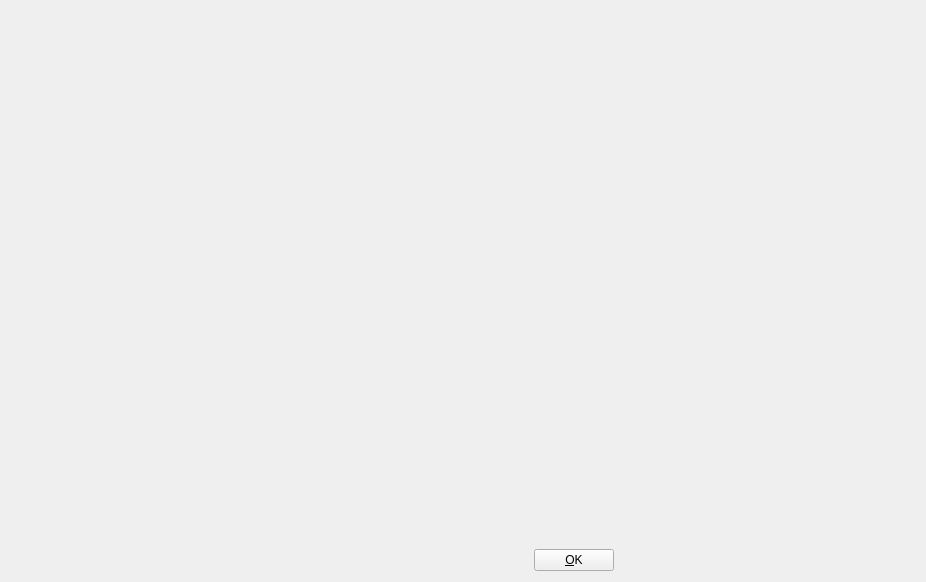
<ui version="4.0" >
 <author>Marcel Mulch</author>
 <comment>this is a base dialog for the welcome widget, which is 
the first widget the user will see, when the program starts</comment>
 <class>GuiWelcome</class>
 <widget class="QWidget" name="GuiWelcome" >
  <property name="geometry" >
   <rect>
    <x>0</x>
    <y>0</y>
    <width>926</width>
    <height>582</height>
   </rect>
  </property>
  <property name="windowTitle" >
   <string>Welcome</string>
  </property>
  <layout class="QGridLayout" >
   <property name="leftMargin" >
    <number>11</number>
   </property>
   <property name="topMargin" >
    <number>11</number>
   </property>
   <property name="rightMargin" >
    <number>11</number>
   </property>
   <property name="bottomMargin" >
    <number>11</number>
   </property>
   <property name="horizontalSpacing" >
    <number>6</number>
   </property>
   <property name="verticalSpacing" >
    <number>6</number>
   </property>
   <item row="0" column="2" >
    <spacer>
     <property name="orientation" >
      <enum>Qt::Horizontal</enum>
     </property>
     <property name="sizeType" >
      <enum>QSizePolicy::Expanding</enum>
     </property>
     <property name="sizeHint" >
      <size>
       <width>32</width>
       <height>41</height>
      </size>
     </property>
    </spacer>
   </item>
   <item row="0" column="0" >
    <spacer>
     <property name="orientation" >
      <enum>Qt::Horizontal</enum>
     </property>
     <property name="sizeType" >
      <enum>QSizePolicy::Expanding</enum>
     </property>
     <property name="sizeHint" >
      <size>
       <width>32</width>
       <height>41</height>
      </size>
     </property>
    </spacer>
   </item>
   <item row="0" column="1" >
    <layout class="QVBoxLayout" >
     <property name="spacing" >
      <number>6</number>
     </property>
     <property name="leftMargin" >
      <number>0</number>
     </property>
     <property name="topMargin" >
      <number>0</number>
     </property>
     <property name="rightMargin" >
      <number>0</number>
     </property>
     <property name="bottomMargin" >
      <number>0</number>
     </property>
     <item>
      <spacer>
       <property name="orientation" >
        <enum>Qt::Vertical</enum>
       </property>
       <property name="sizeType" >
        <enum>QSizePolicy::Expanding</enum>
       </property>
       <property name="sizeHint" >
        <size>
         <width>21</width>
         <height>33</height>
        </size>
       </property>
      </spacer>
     </item>
     <item>
      <widget class="QLabel" name="textLabel1" >
       <property name="sizePolicy" >
        <sizepolicy vsizetype="Fixed" hsizetype="Fixed" >
         <horstretch>0</horstretch>
         <verstretch>0</verstretch>
        </sizepolicy>
       </property>
       <property name="text" >
        <string/>
       </property>
       <property name="pixmap" >
        <pixmap resource="../../moneypenny.qrc" >:/images/moneypenny2.png</pixmap>
       </property>
       <property name="wordWrap" >
        <bool>false</bool>
       </property>
      </widget>
     </item>
     <item>
      <spacer>
       <property name="orientation" >
        <enum>Qt::Vertical</enum>
       </property>
       <property name="sizeType" >
        <enum>QSizePolicy::Fixed</enum>
       </property>
       <property name="sizeHint" >
        <size>
         <width>21</width>
         <height>10</height>
        </size>
       </property>
      </spacer>
     </item>
     <item>
      <widget class="QLabel" name="labelMessage" >
       <property name="text" >
        <string/>
       </property>
       <property name="alignment" >
        <set>Qt::AlignVCenter</set>
       </property>
       <property name="wordWrap" >
        <bool>true</bool>
       </property>
      </widget>
     </item>
     <item>
      <spacer>
       <property name="orientation" >
        <enum>Qt::Vertical</enum>
       </property>
       <property name="sizeType" >
        <enum>QSizePolicy::Expanding</enum>
       </property>
       <property name="sizeHint" >
        <size>
         <width>20</width>
         <height>5</height>
        </size>
       </property>
      </spacer>
     </item>
    </layout>
   </item>
   <item row="1" column="1" >
    <layout class="QHBoxLayout" >
     <property name="spacing" >
      <number>6</number>
     </property>
     <property name="leftMargin" >
      <number>0</number>
     </property>
     <property name="topMargin" >
      <number>0</number>
     </property>
     <property name="rightMargin" >
      <number>0</number>
     </property>
     <property name="bottomMargin" >
      <number>0</number>
     </property>
     <item>
      <spacer>
       <property name="orientation" >
        <enum>Qt::Horizontal</enum>
       </property>
       <property name="sizeType" >
        <enum>QSizePolicy::Expanding</enum>
       </property>
       <property name="sizeHint" >
        <size>
         <width>40</width>
         <height>20</height>
        </size>
       </property>
      </spacer>
     </item>
     <item>
      <widget class="QPushButton" name="buttonOk" >
       <property name="text" >
        <string>&amp;OK</string>
       </property>
       <property name="shortcut" >
        <string>Alt+O</string>
       </property>
      </widget>
     </item>
    </layout>
   </item>
  </layout>
 </widget>
 <layoutdefault spacing="6" margin="11" />
 <resources>
  <include location="../../moneypenny.qrc" />
 </resources>
 <connections>
  <connection>
   <sender>buttonOk</sender>
   <signal>clicked()</signal>
   <receiver>GuiWelcome</receiver>
   <slot>slotBack()</slot>
   <hints>
    <hint type="sourcelabel" >
     <x>20</x>
     <y>20</y>
    </hint>
    <hint type="destinationlabel" >
     <x>20</x>
     <y>20</y>
    </hint>
   </hints>
  </connection>
 </connections>
</ui>
